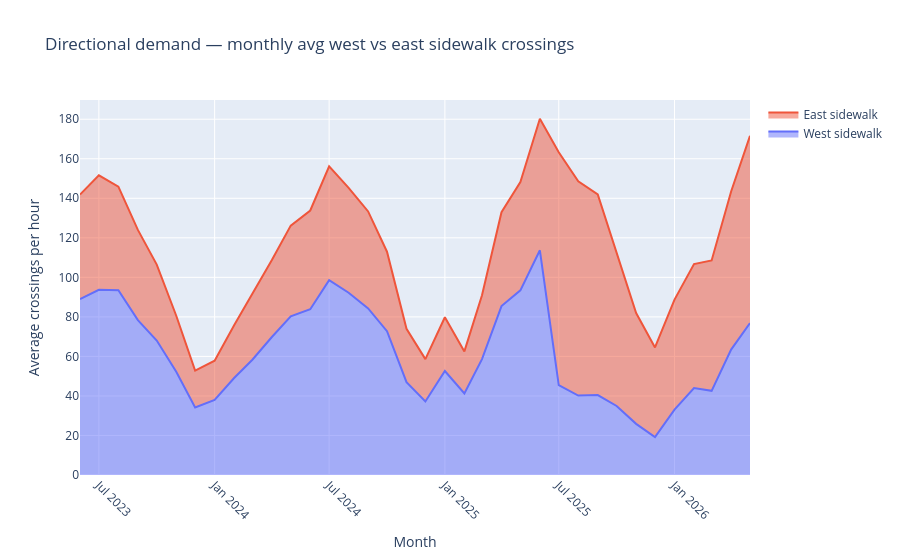

Source (notebook cell):
### Code cell
# Stacked area proxy: west vs east monthly means
monthly_dir = (
    df.groupby("year_month", as_index=False)
    .agg(avg_west=("crossings_west", "mean"), avg_east=("crossings_east", "mean"))
    .tail(36)
)
fig_dir = go.Figure()
fig_dir.add_trace(go.Scatter(x=monthly_dir["year_month"], y=monthly_dir["avg_west"], name="West sidewalk", stackgroup="one"))
fig_dir.add_trace(go.Scatter(x=monthly_dir["year_month"], y=monthly_dir["avg_east"], name="East sidewalk", stackgroup="one"))
fig_dir.update_layout(
    title="Directional demand — monthly avg west vs east sidewalk crossings",
    xaxis_title="Month",
    yaxis_title="Average crossings per hour",
)
fig_dir.update_xaxes(tickangle=45)
fig_dir.write_image(FIG_DIR / "directional_monthly.png")
fig_dir.show()

### Figure 1 — Plotly figure (JSON) as saved in the notebook; plotly's stock layout.template omitted (floating-point values rounded to 4 significant figures)
{"data": [{"name": "West sidewalk", "stackgroup": "one", "type": "scatter", "x": ["2023-06", "2023-07", "2023-08", "2023-09", "2023-10", "2023-11", "2023-12", "2024-01", "2024-02", "2024-03", "2024-04", "2024-05", "2024-06", "2024-07", "2024-08", "2024-09", "2024-10", "2024-11", "2024-12", "2025-01", "2025-02", "2025-03", "2025-04", "2025-05", "2025-06", "2025-07", "2025-08", "2025-09", "2025-10", "2025-11", "2025-12", "2026-01", "2026-02", "2026-03", "2026-04", "2026-05"], "y": [89.0, 93.72, 93.51, 78.36, 68.01, 52.21, 34.21, 38.04, 49.05, 58.33, 69.81, 80.32, 83.88, 98.54, 92.22, 84.28, 72.76, 46.98, 37.2, 52.62, 41.24, 58.64, 85.48, 93.44, 113.7, 45.43, 40.2, 40.46, 34.93, 25.87, 19.14, 33.04, 44.01, 42.6, 63.47, 76.84]}, {"name": "East sidewalk", "stackgroup": "one", "type": "scatter", "x": ["2023-06", "2023-07", "2023-08", "2023-09", "2023-10", "2023-11", "2023-12", "2024-01", "2024-02", "2024-03", "2024-04", "2024-05", "2024-06", "2024-07", "2024-08", "2024-09", "2024-10", "2024-11", "2024-12", "2025-01", "2025-02", "2025-03", "2025-04", "2025-05", "2025-06", "2025-07", "2025-08", "2025-09", "2025-10", "2025-11", "2025-12", "2026-01", "2026-02", "2026-03", "2026-04", "2026-05"], "y": [52.88, 57.88, 52.38, 45.65, 38.42, 28.37, 18.62, 19.79, 26.74, 33.19, 38.98, 45.87, 49.94, 57.64, 53.09, 49.07, 40.22, 27.01, 21.42, 27.21, 21.29, 32.3, 47.5, 54.77, 66.56, 117.8, 108.4, 101.5, 77.24, 56.04, 45.4, 55.7, 62.73, 65.98, 79.96, 94.76]}], "layout": {"title": {"text": "Directional demand — monthly avg west vs east sidewalk crossings"}, "xaxis": {"tickangle": 45, "title": {"text": "Month"}}, "yaxis": {"title": {"text": "Average crossings per hour"}}}}
